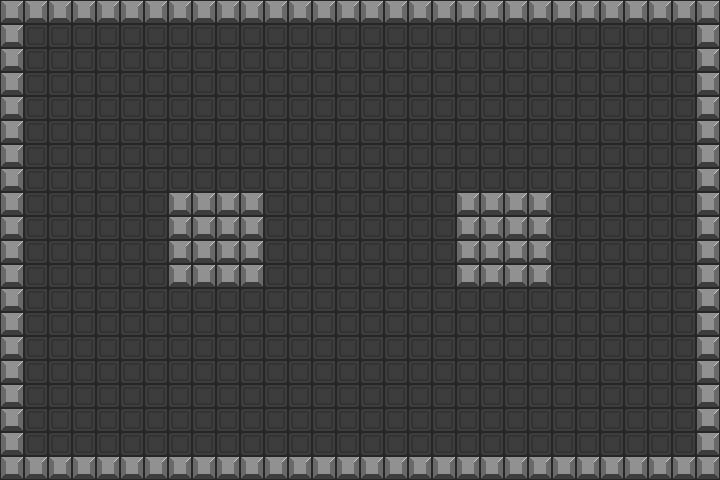

Rendered tile map (Tiled .tmx) drawn with the repository's tilesets; below, a short description and the map source with its tile grids summarised:
An orthogonal 30x20 tile map with 24x24 px tiles, 1 tile layer (Tile Layer 1), 1 hidden layer not drawn.

<map version="1.9" tiledversion="1.9.1" orientation="orthogonal" renderorder="right-down" width="30" height="20" tilewidth="24" tileheight="24" infinite="0" nextlayerid="3" nextobjectid="1">
 <tileset firstgid="1" source="world.tsx" />
 <layer id="1" name="Tile Layer 1" width="30" height="20">
  <data>[600 cells, 600 non-empty, 2 distinct tile ids]</data>
 </layer>
 <layer id="2" name="Collisions" width="30" height="20" visible="0" locked="1">
  <data>[600 cells, 120 non-empty, 1 distinct tile ids]</data>
 </layer>
</map>
